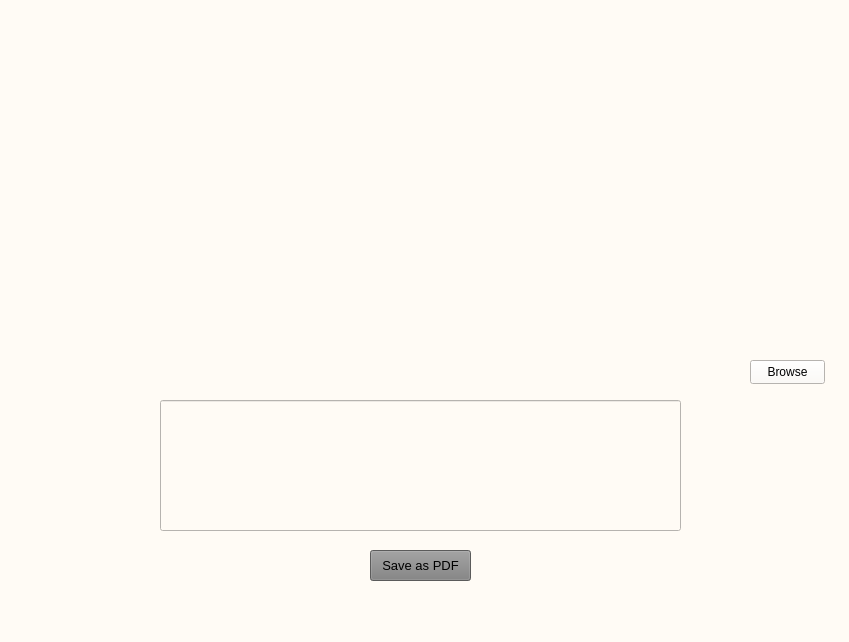
<?xml version="1.0" encoding="UTF-8"?>
<ui version="4.0">
 <class>documet_window</class>
 <widget class="QMainWindow" name="documet_window">
  <property name="geometry">
   <rect>
    <x>0</x>
    <y>0</y>
    <width>849</width>
    <height>642</height>
   </rect>
  </property>
  <property name="windowTitle">
   <string>MainWindow</string>
  </property>
  <property name="styleSheet">
   <string notr="true">background-color:#FFFBF5</string>
  </property>
  <widget class="QWidget" name="centralwidget">
   <widget class="QLabel" name="screenshot_section">
    <property name="geometry">
     <rect>
      <x>20</x>
      <y>10</y>
      <width>801</width>
      <height>331</height>
     </rect>
    </property>
    <property name="text">
     <string/>
    </property>
   </widget>
   <widget class="QLineEdit" name="comment_section">
    <property name="geometry">
     <rect>
      <x>160</x>
      <y>400</y>
      <width>521</width>
      <height>131</height>
     </rect>
    </property>
    <property name="text">
     <string/>
    </property>
   </widget>
   <widget class="QPushButton" name="save_button">
    <property name="geometry">
     <rect>
      <x>370</x>
      <y>550</y>
      <width>101</width>
      <height>31</height>
     </rect>
    </property>
    <property name="font">
     <font>
      <pointsize>10</pointsize>
     </font>
    </property>
    <property name="styleSheet">
     <string notr="true">background-color:gray;</string>
    </property>
    <property name="text">
     <string>Save as PDF</string>
    </property>
   </widget>
   <widget class="QPushButton" name="add_image_button">
    <property name="geometry">
     <rect>
      <x>750</x>
      <y>360</y>
      <width>75</width>
      <height>24</height>
     </rect>
    </property>
    <property name="text">
     <string>Browse</string>
    </property>
   </widget>
  </widget>
  <widget class="QMenuBar" name="menubar">
   <property name="geometry">
    <rect>
     <x>0</x>
     <y>0</y>
     <width>849</width>
     <height>22</height>
    </rect>
   </property>
  </widget>
  <widget class="QStatusBar" name="statusbar"/>
 </widget>
 <resources/>
 <connections/>
</ui>
